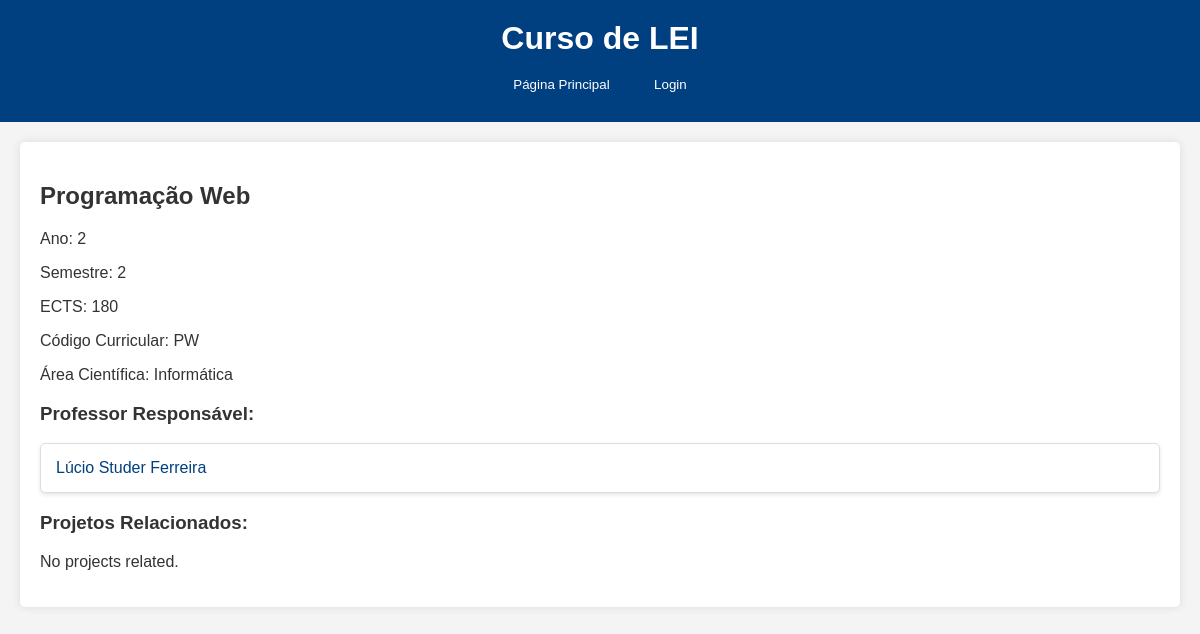
/cursos/disciplina/1/, run on the app's committed database.
### lusofona/models.py (models this page shows, shortened)
class Disciplina(models.Model):
    id = models.AutoField(primary_key=True)
    nome = models.CharField(max_length=100)
    ano = models.PositiveIntegerField()
    semestre = models.PositiveIntegerField()
    ects = models.PositiveIntegerField()
    curricularUnitReadableCode = models.CharField(max_length=100)
    area_cientifica = models.ForeignKey(AreaCientifica, on_delete=models.CASCADE)

class AreaCientifica(models.Model):
    id = models.AutoField(primary_key=True)
    nome = models.CharField(max_length=100)

class Docente(models.Model):
    id = models.AutoField(primary_key=True)
    nome = models.CharField(max_length=100)
    disciplinas = models.ManyToManyField(Disciplina, related_name='docentes')

### lusofona/views.py (the view)
# urls.py: path('disciplina/<int:disciplina_id>/', views.disciplina_view, name='disciplina'),
def disciplina_view(request, disciplina_id):
    context = {
      'disciplina': Disciplina.objects.get(id=disciplina_id),
   }
    return render(request, "curso/disciplina.html", context)

### lusofona/templates/curso/disciplina.html (shortened to what this page needs)
{% extends 'curso/layout.html' %}
{% block content %}
    <article>
        <h2>{{ disciplina.nome }}</h2>
        <p>Ano: {{ disciplina.ano }}</p>
        <p>Semestre: {{ disciplina.semestre }}</p>
        <p>ECTS: {{ disciplina.ects }}</p>
        <p>Código Curricular: {{ disciplina.curricularUnitReadableCode }}</p>
        <p>Área Científica: {{ disciplina.area_cientifica.nome }}</p>
        <h3>Professor Responsável:</h3>
        {% if disciplina.docentes.all %}
            <ul>
                {% for docente in disciplina.docentes.all %}
                    <li>
                        <a href="{% url 'cursos:docente' docente.id %}">{{ docente.nome }}</a>
                    </li>
                {% endfor %}
            </ul>
        {% else %}
            <p>No professor assigned.</p>
            {% if user.is_authenticated %}
                <a href="{% url 'cursos:novo_docente' disciplina.id %}" class="btn-add">Adicionar Docente</a>
            {% endif %}
        {% endif %}
        <h3>Projetos Relacionados:</h3>
        {% if disciplina.projeto %}
            <ul>
                <li>
                    <a href="{% url 'cursos:projeto' disciplina.projeto.id %}">{{ disciplina.projeto }}</a>
                    {% if user.is_authenticated %}
                        <a href="{% url 'cursos:edita_projeto' disciplina.projeto.id %}" class="btn-edit">Editar</a>
                         <a href="{% url 'cursos:novo_projeto' disciplina.id %}" class="btn-add">Adicionar Projeto</a>
                        <a href="{% url 'cursos:apaga_projeto' disciplina.projeto.id %}" class="btn-delete">Apagar</a>
                    {% endif %}
                </li>
            </ul>
        {% else %}
            <p>No projects related.</p>
        {% endif %}
    </article>
{% endblock %}

### static/lusofona/estilo.css (style rules this page uses)
body { margin: 0; font-family: Arial, sans-serif; background-color: #f4f4f4; color: #333; }
article { background-color: #fff; padding: 20px; margin-bottom: 20px; border-radius: 5px; box-shadow: 0 0 10px rgba(0, 0, 0, 0.1); }
ul { list-style-type: none; padding: 0; }
ul li { margin-bottom: 10px; }
ul li a { color: #004080; text-decoration: none; display: block; padding: 15px; background-color: #ffffff; border: 1px solid #ddd; border-radius: 5px; box-shadow: 0 2px 4px rgba(0, 0, 0, 0.1); transition: background-color 0.3s ease, color 0.3s ease; }

### data on the page
Disciplina: nome "Programação Web", ano "2", semestre "2", ects "180", curricularUnitReadableCode "PW", area_cientifica.nome "Informática"
Docente: nome "Lúcio Studer Ferreira"
